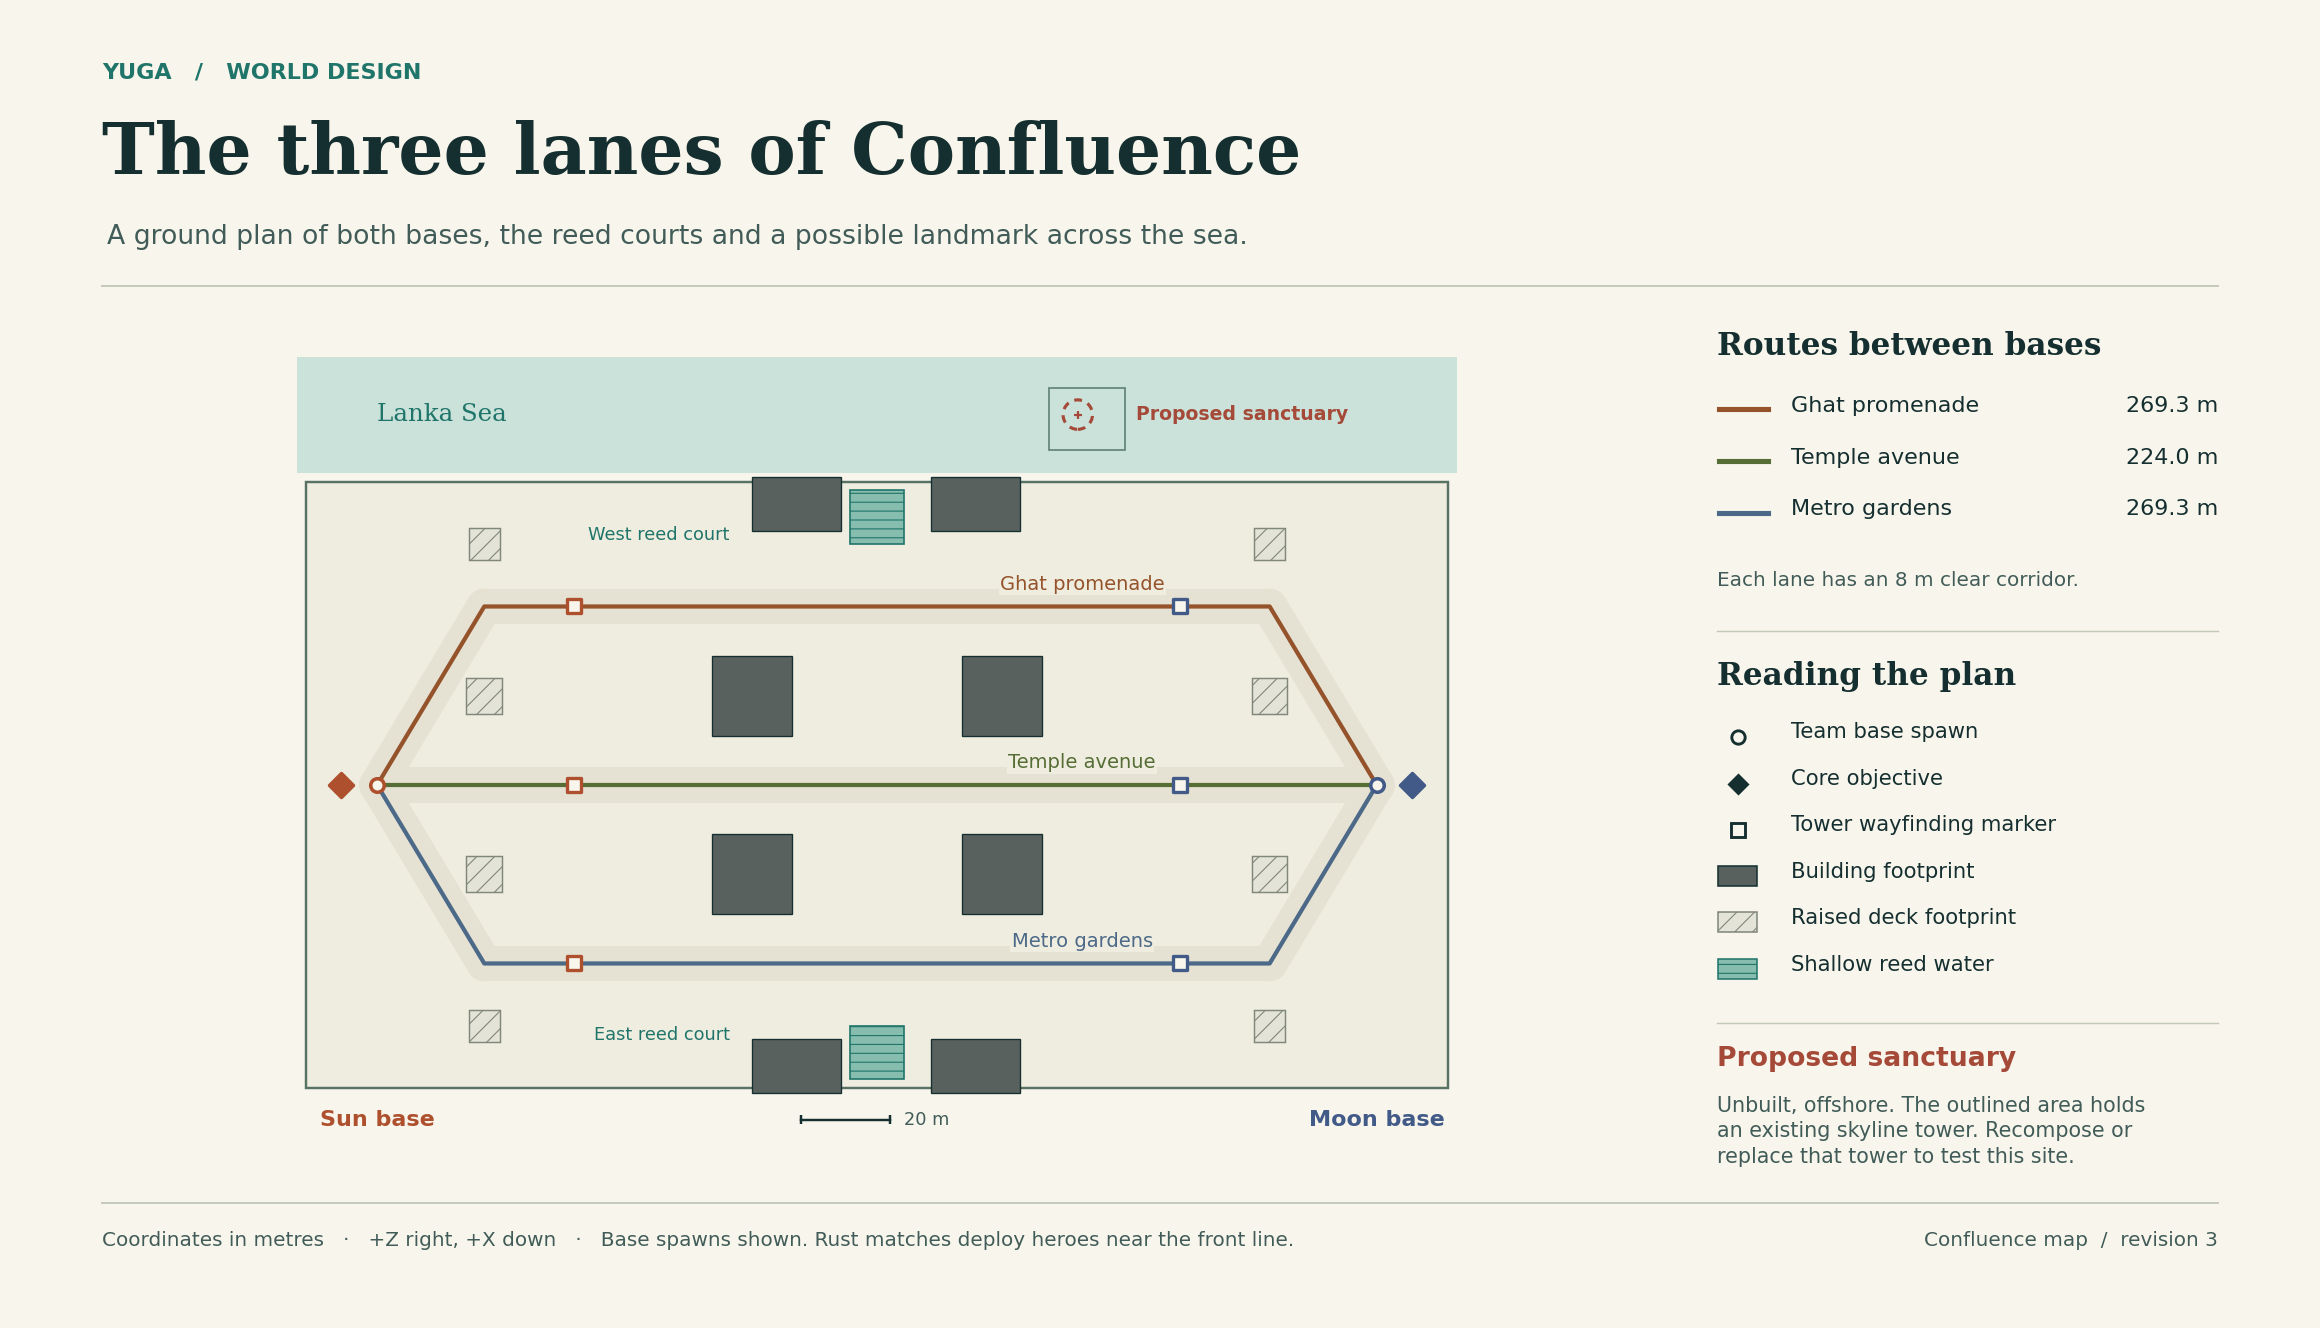

This chart was generated by the following Python code:
"""Render the native Confluence manifest. Run with Python 3 and Matplotlib."""
import hashlib
import json
import math
from pathlib import Path

import matplotlib
matplotlib.use("Agg")
import matplotlib.pyplot as plt
from matplotlib.patches import Circle, Polygon, Rectangle

HERE = Path(__file__).resolve().parent
SOURCE = HERE.parents[2] / "assets/world/confluence-map.json"
PROPOSAL = {"name": "Offshore sanctuary", "xz_m": [-83, 45],
            "status": "Unbuilt candidate location for the illustration only. Outside the playable bounds. "
                      "The proposal adds no new geometry, collision or navigation. Its sightline has not been tested."}

PAPER, INK, MUTED, RULE = "#f8f5ec", "#152f30", "#415c58", "#c3c9b9"
SEA, TEAL, BRICK = "#cbe2da", "#20756a", "#a54938"
LANE = ["#95532b", "#566e35", "#4c6988"]
TEAM = {"sun": "#ae502e", "moon": "#425a87"}
BLOCK = "#58615e"


def sha256(path):
    return hashlib.sha256(path.read_bytes()).hexdigest()


def xz(point):
    return [point[0], point[2]]


def map_xy(point):
    """East (+X) points down, Sun to Moon (+Z) points right."""
    x, z = point
    return (z, -x)


def footprint(ax, center, dimensions, **style):
    cx, cy = map_xy(center)
    x, z = dimensions
    ax.add_patch(Rectangle((cx - z / 2, cy - x / 2), z, x, **style))


def lane_band(ax, points, half_width):
    # Use world metres for the clear corridor, independently of figure size.
    for (x0, y0), (x1, y1) in zip(points, points[1:]):
        dx, dy = x1-x0, y1-y0
        normal = half_width / math.hypot(dx, dy)
        a, b = -dy * normal, dx * normal
        corners = [(x0+a,y0+b),(x1+a,y1+b),(x1-a,y1-b),(x0-a,y0-b)]
        ax.add_patch(Polygon(corners, color="#e6e2d3", linewidth=0, zorder=2))
    for p in points:
        ax.add_patch(Circle(p, half_width, color="#e6e2d3", linewidth=0, zorder=2))


def write_plan():
    manifest = json.loads(SOURCE.read_bytes())
    lanes = sorted(manifest["lanes"], key=lambda lane: lane["id"])
    spawns = {entry["team"]: xz(entry["position"]) for entry in manifest["spawns"]}
    goals = manifest["objectives"]
    cores = {entry["team"]: xz(entry["position"]) for entry in goals if entry["kind"] == "core"}
    xmin, xmax, zmin, zmax = manifest["bounds"]["actor_xz"]
    boxes = manifest["authority_collision_boxes"]
    decks = manifest["traversal"]["native_collision_boxes"]
    waters = manifest["waters"]
    assert len(lanes) == 3 and len(boxes) == len(decks) == 8
    assert all(o["visual_only"] for o in goals if o["kind"] == "tower")
    proposed_x, proposed_z = PROPOSAL["xz_m"]
    assert not (xmin <= proposed_x <= xmax and zmin <= proposed_z <= zmax)

    skyline = next(p for p in manifest["props"] if p["id"] == "skyline-1")
    assert skyline["preset"] == "lanka_shikhara" and skyline["yaw_degrees"] == 0
    skyline_xz, skyline_size = xz(skyline["position"]), xz(skyline["scale"])
    assert all(abs(p-c) <= size/2 for p,c,size in zip(PROPOSAL["xz_m"],skyline_xz,skyline_size))
    nearby_scenery = {
        "id":skyline["id"], "preset":skyline["preset"], "center_xz_m":skyline_xz,
        "size_xz_m":skyline_size, "height_m":skyline["scale"][1], "collision":skyline["collision"],
        "distance_between_centers_m":round(math.dist(PROPOSAL["xz_m"],skyline_xz),3),
        "relationship":"The proposed point lies within the existing scenic tower footprint.",
        "design_decision":"Recompose or replace the existing scenic instance when testing a sanctuary here. "
                          "Adding a second tower at this point would overlap the first."}

    measures = []
    for lane in lanes:
        route = [xz(p) for p in lane["points"]]
        length = sum(math.dist(a,b) for a,b in zip(route, route[1:]))
        assert abs(length-lane["length_metres"]) < .001
        assert route[0] == spawns["sun"] and route[-1] == spawns["moon"]
        measures.append({"name":lane["name"], "centerline_xz_m":route, "centerline_m":round(length,3),
            "clear_width_m":2*lane["clear_half_width"], "spawn_to_opposite_core_via_lane_m":{
                side: round(length + math.dist(spawns[other], cores[other]),3)
                for side,other in (("sun","moon"),("moon","sun"))}})
    assert len({m["clear_width_m"] for m in measures}) == 1
    clear_width = measures[0]["clear_width_m"]

    plt.rcParams.update({"font.family":"DejaVu Sans", "savefig.facecolor":PAPER, "hatch.linewidth":.5})
    fig = plt.figure(figsize=(14.5,8.3), facecolor=PAPER)
    def figtext(x,y,text,sz=10,color=INK,**kw):
        return fig.text(x,y,text,fontsize=sz,color=color,va="top",**kw)
    def separator(y):
        fig.add_artist(plt.Line2D([.044,.956],[y,y],transform=fig.transFigure,color=RULE,lw=.85))
    def side_line(y):
        fig.add_artist(plt.Line2D([.74,.956],[y,y],transform=fig.transFigure,color=RULE,lw=.65))

    figtext(.044,.953,"YUGA   /   WORLD DESIGN",10,TEAL,weight="bold")
    figtext(.044,.91,"The three lanes of Confluence",32,fontfamily="DejaVu Serif",weight="bold")
    figtext(.046,.831,"A ground plan of both bases, the reed courts and a possible landmark across the sea.",12,MUTED)
    separator(.785)
    ax = fig.add_axes([.043,.13,.67,.625],facecolor=PAPER)
    ax.set_aspect("equal")
    ax.set_xlim(-139,139)
    ax.set_ylim(-83,103)
    ax.axis("off")

    # All rectangles use their actual sizes, including the portions outside actor bounds.
    for water in waters:
        if water["style"]=="coast":
            footprint(ax,xz(water["position"]),water["size_xz"],facecolor=SEA,edgecolor="none",zorder=1)
    footprint(ax,[(xmin+xmax)/2,(zmin+zmax)/2],[xmax-xmin,zmax-zmin],facecolor="#efeddf",
              edgecolor="#587263",linewidth=1.1,zorder=1)
    for lane, col in zip(lanes, LANE):
        pts = [map_xy(xz(p)) for p in lane["points"]]
        lane_band(ax,pts,lane["clear_half_width"])
        ax.plot(*zip(*pts),color=col,linewidth=1.9,zorder=3,solid_capstyle="round")
    for box in boxes:
        footprint(ax,xz(box["position"]),xz(box["size"]),facecolor=BLOCK,edgecolor=INK,linewidth=.6,zorder=4)
    for box in decks:
        footprint(ax,xz(box["position"]),xz(box["size"]),facecolor="#e3e3d7",edgecolor="#81877b",
                  hatch="///",linewidth=.65,zorder=4)
    for water in waters:
        if water["style"]=="swamp":
            footprint(ax,xz(water["position"]),water["size_xz"],facecolor="#86bdae",edgecolor=TEAL,
                      hatch="---",linewidth=.75,zorder=4)
    for district in manifest["districts"]:
        if district["id"] not in {"west-swamp", "east-swamp"}:
            continue
        x0, x1, z0, z1 = district["bounds_xz"]
        ax.text((z0+z1)/2 - 33, -(x0+x1)/2, district["name"], ha="right", va="center",
                size=8, color=TEAL)
    for obj in goals:
        team = TEAM[obj["team"]]
        core = obj["kind"]=="core"
        ax.scatter(*map_xy(xz(obj["position"])),marker="D" if core else "s",s=59 if core else 35,
                   facecolor=team if core else PAPER,edgecolor=team,linewidth=1.5,zorder=5)
    for side, point in spawns.items():
        ax.scatter(*map_xy(point),marker="o",s=37,facecolor=PAPER,edgecolor=TEAM[side],lw=1.6,zorder=6)
        ax.text(point[1],-75,side.capitalize()+" base",ha="center",va="center",color=TEAM[side],weight="bold",size=10)
    for lane, color in zip(lanes, LANE):
        # Label each centreline between the right-hand tower and the middle court.
        ax.text(46,-lane["center_x"]+2.8,lane["name"],fontsize=8.8,color=color,ha="center",
                va="bottom",bbox=dict(facecolor="#efeddf",edgecolor="none",pad=.5),zorder=7)
    sea = next(w for w in waters if w["style"]=="coast")
    _,sea_y = map_xy(xz(sea["position"]))
    ax.text(-112,sea_y,"Lanka Sea",fontsize=11,color=TEAL,fontfamily="DejaVu Serif",va="center")
    footprint(ax,skyline_xz,skyline_size,facecolor="none",edgecolor="#65857b",linewidth=.8,zorder=6)
    px,py = map_xy(PROPOSAL["xz_m"])
    ax.add_patch(Circle((px,py),3.3,fill=False,edgecolor=BRICK,linestyle=(0,(2.5,2)),linewidth=1.4,zorder=7))
    ax.scatter(px,py,s=12,marker="+",color=BRICK,lw=1,zorder=8)
    ax.text(px+13,py,"Proposed sanctuary",va="center",color=BRICK,size=8.5,weight="bold",zorder=7)
    # An accurate scale bar uses the same metre coordinate system as the lanes.
    ax.plot([-17,3],[-75,-75],color=INK,lw=1.1)
    ax.vlines([-17,3],-76,-74,color=INK,lw=1.1)
    ax.text(6,-75,"20 m",va="center",color=MUTED,size=8)

    figtext(.74,.751,"Routes between bases",14,fontfamily="DejaVu Serif",weight="bold")
    for i,(lane,m,col) in enumerate(zip(lanes,measures,LANE)):
        y=.69-.039*i
        fig.add_artist(plt.Line2D([.741,.762],[y+.002,y+.002],transform=fig.transFigure,color=col,lw=2.3))
        figtext(.772,y+.012,lane["name"],10)
        figtext(.956,y+.012,f"{m['centerline_m']:,.1f} m",10,ha="right")
    figtext(.74,.57,f"Each lane has an {clear_width:g} m clear corridor.",9,MUTED)
    side_line(.525)
    figtext(.74,.502,"Reading the plan",14,fontfamily="DejaVu Serif",weight="bold")

    def symbol(y, label, marker, fill, edge):
        mark = plt.Line2D([.749],[y+.001],marker=marker,ms=6,mfc=fill,mec=edge,mew=1.3,
                          linestyle="none",transform=fig.transFigure)
        fig.add_artist(mark)
        figtext(.772,y+.012,label,9.5)
    symbol(.444,"Team base spawn","o",PAPER,INK)
    symbol(.409,"Core objective","D",INK,INK)
    symbol(.374,"Tower wayfinding marker","s",PAPER,INK)
    for y,name,fill,edge,hatch in [( .338,"Building footprint",BLOCK,INK,""),
        (.303,"Raised deck footprint","#e3e3d7","#81877b","///"),(.268,"Shallow reed water","#86bdae",TEAL,"---")]:
        fig.add_artist(Rectangle((.7405,y-.005),.017,.015,transform=fig.transFigure,facecolor=fill,
                                 edgecolor=edge,hatch=hatch,lw=.7))
        figtext(.772,y+.013,name,9.5)
    side_line(.23)
    figtext(.74,.212,"Proposed sanctuary",12,BRICK,weight="bold")
    figtext(.74,.175,"Unbuilt, offshore. The outlined area holds\nan existing skyline tower. Recompose or\nreplace that tower to test this site.",9.3,MUTED,linespacing=1.35)
    separator(.094)
    figtext(.044,.073,"Coordinates in metres   ·   +Z right, +X down   ·   Base spawns shown. Rust matches deploy heroes near the front line.",9,MUTED)
    figtext(.956,.073,f"Confluence map  /  revision {manifest['revision']}",9,MUTED,ha="right")
    output=HERE/"map-plan.png"
    fig.savefig(output,dpi=160,metadata={"Software":"Matplotlib"})
    plt.close(fig)
    def inventory(entries):
        return [{"id":e["id"],"center_xz_m":xz(e["position"]),"size_xz_m":xz(e["size"])} for e in entries]
    receipt={"source":"games/yuga-native/assets/world/confluence-map.json","source_sha256":sha256(SOURCE),
        "manifest_revision":manifest["revision"], "generator_sha256":sha256(Path(__file__)),
        "reproduce":"python games/yuga-native/docs/research/elden-ring-world-study/map-plan.py",
        "matplotlib_version":matplotlib.__version__, "figure":{"file":output.name, "sha256":sha256(output),
        "pixels":[2320,1328],"axes":"horizontal is +Z; upward is −X; equal linear scale in metres"},
        "playable_envelope_x_min_max_z_min_max_m":[xmin,xmax,zmin,zmax],"hero_radius_m":manifest["bounds"]["hero_radius"],
        "lane_routes":measures,"distance_method":"Sum of Euclidean X/Z distances along waypoints. "
        "Core distance adds the short segment from the opposing lane endpoint to its core, measured to marker centres. "
        "These are distances along a particular route, not hero deployment distances, timings or sightline measurements.",
        "team_base_spawns_xz_m":spawns, "straight_line_spawn_to_opposite_core_m":{side:math.dist(spawns[side],cores[other])
            for side,other in (("sun","moon"),("moon","sun"))}, "objectives":[{"id":o["id"],"kind":o["kind"],"xz_m":xz(o["position"]),
        "wayfinding_only":o["visual_only"]} for o in goals],
        "building_footprints":inventory(boxes),"raised_deck_footprints":inventory(decks),
        "waters":[{"id":w["id"],"type":w["style"],"center_xz_m":xz(w["position"]),"size_xz_m":w["size_xz"],
                   "traversal":w["traversal"]} for w in waters],
        "proposed_site":{**PROPOSAL, "existing_scenery":nearby_scenery},"scope":"Only the proposed site is a diagram placement. "
        "Base spawns and objective positions are authored coordinates; Rust hero deployment follows Army::frontline_spawn_for."}
    (HERE/"map-measurements.json").write_text(json.dumps(receipt,indent=2,ensure_ascii=False)+"\n")


if __name__ == "__main__":
    write_plan()
